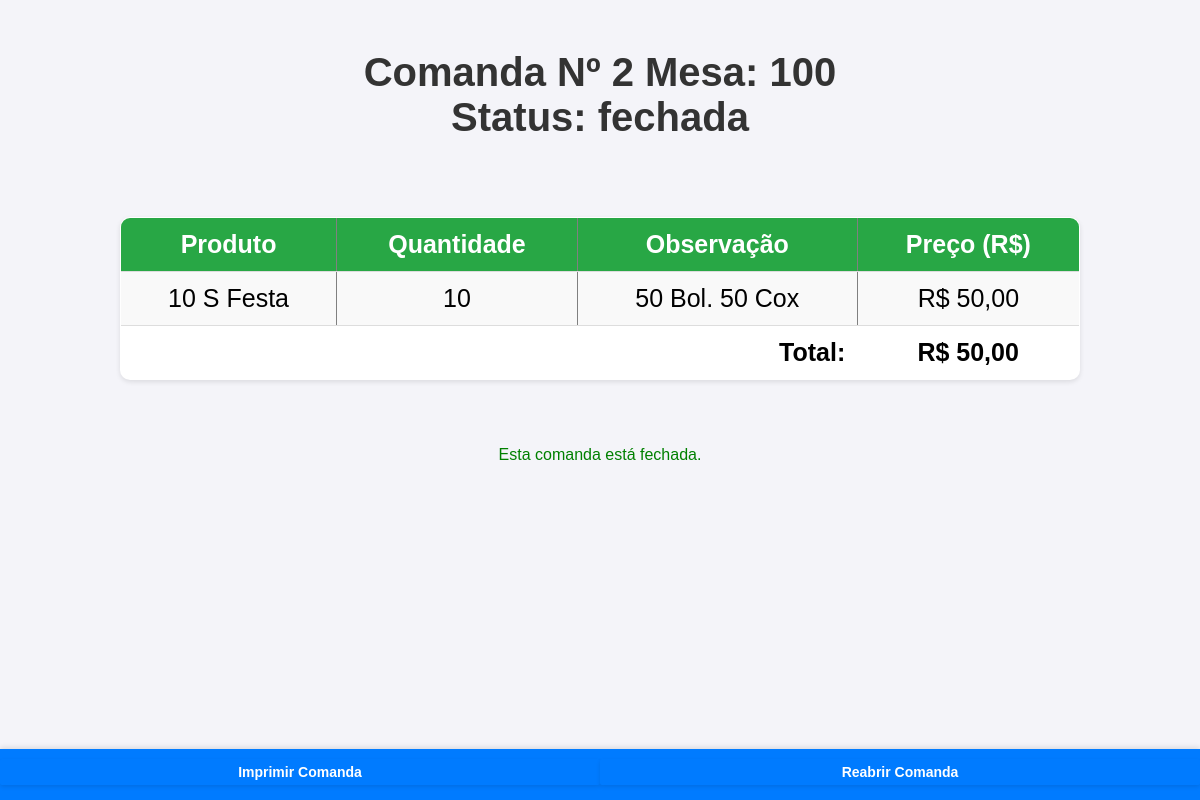
/comanda.php?id=245, run on the app's committed database.
### tables this page shows
CREATE TABLE `comandas` (
  `id` int(11) NOT NULL,
  `numero` int(11) NOT NULL,
  `aberta` tinyint(1) DEFAULT 1,
  `mesa` int(11) DEFAULT NULL,
  `status` enum('aberta','fechada') NOT NULL DEFAULT 'aberta',
  `criado_em` timestamp NOT NULL DEFAULT current_timestamp(),
  `data_fechamento` datetime DEFAULT NULL
);

CREATE TABLE `itens` (
  `id` int(11) NOT NULL,
  `comanda_id` int(11) NOT NULL,
  `produto` varchar(255) NOT NULL,
  `descricao` varchar(255) DEFAULT NULL,
  `quantidade` int(11) NOT NULL,
  `preco` decimal(10,2) NOT NULL,
  `criado_em` timestamp NOT NULL DEFAULT current_timestamp(),
  `atendido` tinyint(1) DEFAULT 0
);

### comanda.php (the view, shortened to what this page needs)
<?php
include 'db.php';
if (empty($_POST['numero'])) {
    $stmt = $pdo->query("SELECT MAX(numero) AS max_numero FROM comandas");
    $resultado = $stmt->fetch();
    $numero = $resultado ? $resultado['max_numero'] + 1 : 1;
    $mesa = intval($_POST['mesa']);
} else {
    $numero = intval($_POST['numero']);
    $mesa = intval($_POST['mesa']);
}
$comanda_id = isset($_GET['id']) ? intval($_GET['id']) : 0;
if ($comanda_id > 0) {
    $stmt = $pdo->prepare("SELECT * FROM comandas WHERE id = ?");
    $stmt->execute([$comanda_id]);
    $comanda = $stmt->fetch();
    $stmt = $pdo->prepare("SELECT * FROM itens WHERE comanda_id = ?");
    $stmt->execute([$comanda_id]);
    $itens = $stmt->fetchAll();
} else {
    $stmt = $pdo->prepare("INSERT INTO comandas (numero, mesa) VALUES (?, ?)");
    $stmt->execute([$numero, $mesa]);
    header("Location: abrir_comanda.php");
}
?>
<!DOCTYPE html>
<html>
<head>
    <link rel="stylesheet" href="style/style.css">
</head>
<body>
    <h1>Comanda Nº <?= htmlspecialchars($comanda['numero']) ?>
    Mesa: <?= htmlspecialchars($comanda['mesa']) ?></br>
    Status: <?= htmlspecialchars($comanda['status']) ?></br>
    </h1>
    <table border="1">
        <tr>
            <th>Produto</th>
            <th>Quantidade</th>
            <th>Observação</th>
            <th>Preço (R$)</th>
        </tr>
        <?php
        $total = 0;
        foreach ($itens as $item):
            $total += $item['preco'];
        ?>
        <tr>
            <td><?= htmlspecialchars($item['produto']) ?></td>
            <td><?= number_format($item['quantidade'], 0) ?></td>
            <td><?= htmlspecialchars($item['descricao']) ?></td>
            <td>R$ <?= number_format($item['preco'], 2, ',', '.') ?></td>
        </tr>
        <?php endforeach; ?>
        <tr>
            <td colspan="3" style="text-align: right; font-weight: bold;">Total:</td>
            <td style="font-weight: bold;">R$ <?= number_format($total, 2, ',', '.') ?></td>
        </tr>
    </table>
    <?php if ($comanda['status'] === 'aberta'): ?>
        <form method="get" action="fechar_comanda.php">
            <input type="hidden" name="id" value="<?= htmlspecialchars($comanda_id) ?>">
            <nav class="navbar">
                <a href="abrir_comanda.php" class="butt">voltar</a>
                <button type="submit" style="background-color: red">Fechar Comanda</button>
            </nav>
        </form>
    <?php else: ?>
        <nav class="navbar">
        <a href="imprimir_comanda.php?id=<?= htmlspecialchars($comanda_id) ?>" class="butt">
        <button">Imprimir Comanda</button>
        </a>
        <a href="reabrir_comanda.php?id=<?= htmlspecialchars($comanda_id) ?>" class="butt">
        <button">Reabrir Comanda</button>
        </a>
    </nav>
        <p style="color: green;">Esta comanda está fechada.</p>
    <?php endif; ?>
</body>
</html>

### style/style.css (style rules this page uses)
body { font-family: 'Arial', sans-serif; background-color: #f4f4f9; margin: 0; padding: 0; display: flex; flex-direction: column; align-items: center; min-height: 100vh; }
h1, h2 { color: #333; font-size: 40px; text-align: center; margin-top: 50px; }
.butt { width: 100%; display: block; text-decoration: none; background-color: #007BFF; color: #fff; font-size: 25px; font-weight: bold; text-align: center; margin-bottom: 5px; padding: 5px; border-radius: 2px; box-shadow: 0 2px 4px rgba(0, 0, 0, 0.1); transition: background-color 0.3s ease, transform 0.2s ease; }
table { width: 80%; border-collapse: collapse; margin: 50px 0; background-color: #fff; border-radius: 10px; overflow: hidden; box-shadow: 0 2px 5px rgba(0, 0, 0, 0.1); padding: 20px; box-sizing: border-box; }
table th, table td { padding: 12px; text-align: center; border-bottom: 1px solid #ddd; font-size: 25px; }
table th { background-color: #28a745; color: white; font-weight: bold; }
table tr:last-child td { border:black; }
table tr:nth-child(even) { background-color: #f9f9f9; }
.navbar { position: fixed; bottom: 0; left: 0; width: 100%; background-color: #007BFF; display: flex; justify-content: space-around; padding: 10px 0; box-shadow: 0 -2px 5px rgba(0, 0, 0, 0.1); }
.navbar a { color: white; font-size: 14px; text-align: center; }

### data on the page
comandas: numero "2", mesa "100", status "fechada"
itens: produto "10 S Festa", quantidade "10", descricao "50 Bol. 50 Cox", preco "50,00"

### other printed values
$total "50,00"
